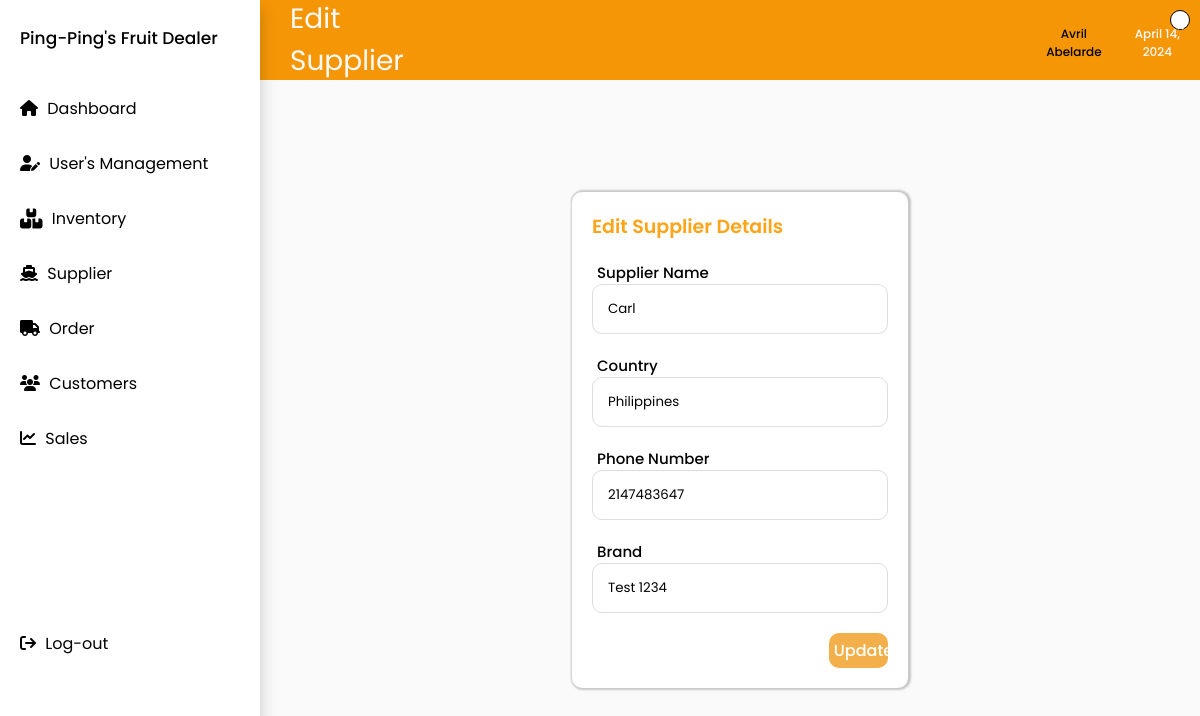
The page /editsupplier.php?id=1 on the database as committed earlier.
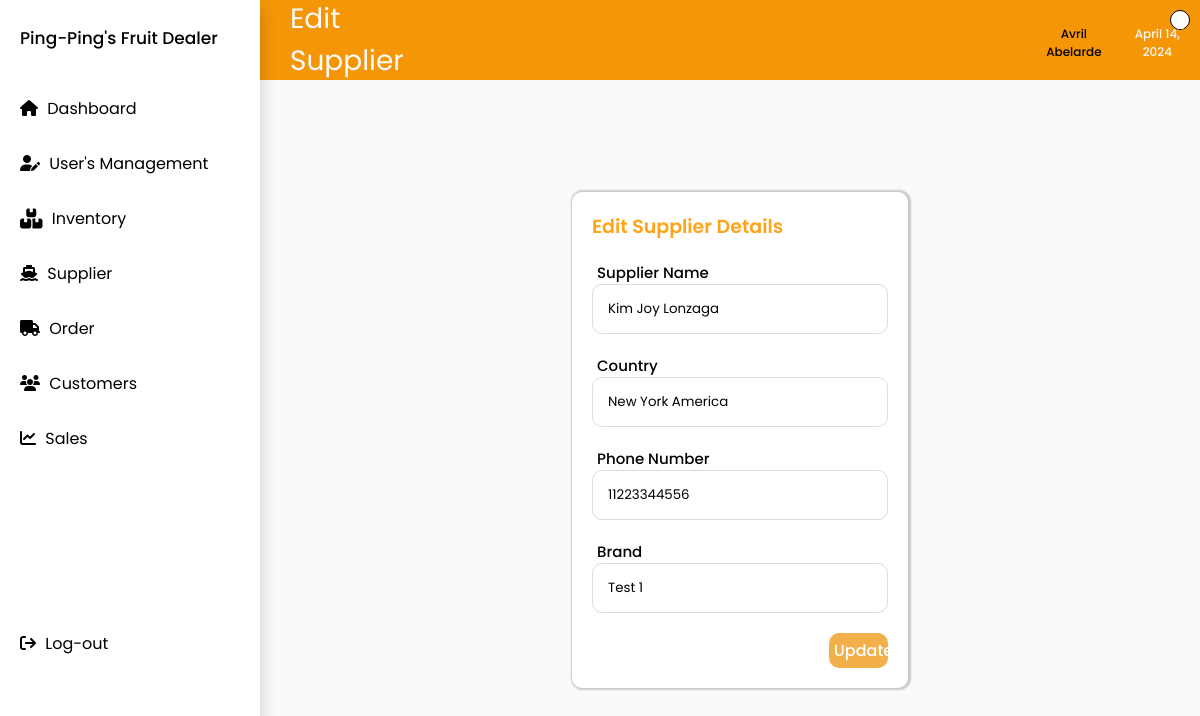
The same page on the database as committed later.
### tables this page shows
CREATE TABLE `suppliers` (
  `sup_id` int(50) UNSIGNED NOT NULL,
  `sup_name` varchar(50) NOT NULL,
  `sup_country` varchar(50) NOT NULL,
  `sup_num` varchar(11) NOT NULL,
  `sup_brand` varchar(50) NOT NULL
);

### editsupplier.php (the view, shortened to what this page needs)
<?php
include 'nav.php';
if ($_SERVER["REQUEST_METHOD"] == "GET" && isset($_GET['id'])) {
    $sup_id = $_GET['id'];
    $conn = new mysqli(DB_HOST, DB_USER, DB_PASS, DB_NAME);
    $stmt = $conn->prepare("SELECT * FROM suppliers WHERE sup_id = ?");
    $stmt->bind_param("i", $sup_id);
    $stmt->execute();
    $result = $stmt->get_result();
    if ($result->num_rows > 0) {
        $row = $result->fetch_assoc();
        $sup_name = $row['sup_name'];
        $sup_country = $row['sup_country'];
        $sup_num = $row['sup_num'];
        $sup_brand = $row['sup_brand'];
    } else {
        echo "Supplier not found";
        exit();
    }
} else {
    echo "Invalid request";
    exit();
}
?>
<!DOCTYPE html>
<html lang="en">
<head>
    <link rel="stylesheet" href="css/main.css">
</head>
<body>
<div class="top-nav">
    <h1>Edit Supplier</h1>
    <div class="user_and_date">
        <div class="dropdown">
            <div class="username">Avril Abelarde</div>
        </div>
        <div class="date">April 14, 2024</div>
    </div>
</div>
<div class="container">
    <form name="editSupplierForm" class="form" method="POST" action="editsupplier.php?id=<?php echo $sup_id; ?>"
        onsubmit="return validateForm()">
        <button class="close-btn" onclick="window.location.href='supplier.php'">&times;</button>
        <h4>Edit Supplier Details</h4>
        <div class="input-box">
            <label>Supplier Name</label>
            <input type="text" name="sup_name" value="<?php echo $sup_name; ?>" placeholder="Enter supplier name" required>
        </div>
        <div class="input-box">
            <label>Country</label>
            <input type="text" name="sup_country" value="<?php echo $sup_country; ?>" placeholder="Enter country" required>
        </div>
        <div class="input-box">
            <label>Phone Number</label>
            <input type="tel" name="sup_num" value="<?php echo $sup_num; ?>" placeholder="Enter phone number" required>
        </div>
        <div class="input-box">
            <label>Brand</label>
            <input type="text" name="sup_brand" value="<?php echo $sup_brand; ?>" placeholder="Enter brand" required>
        </div>
        <button type="submit">Update</button>
    </form>
</div>
</body>
</html>

Rows that differ between the two databases and show on the page:
changed suppliers: sup_name "Carl" → "Kim Joy Lonzaga"; sup_country "Philippines" → "New York America"; sup_num "2147483647" → "11223344556"; sup_brand "Test 1234" → "Test 1"
